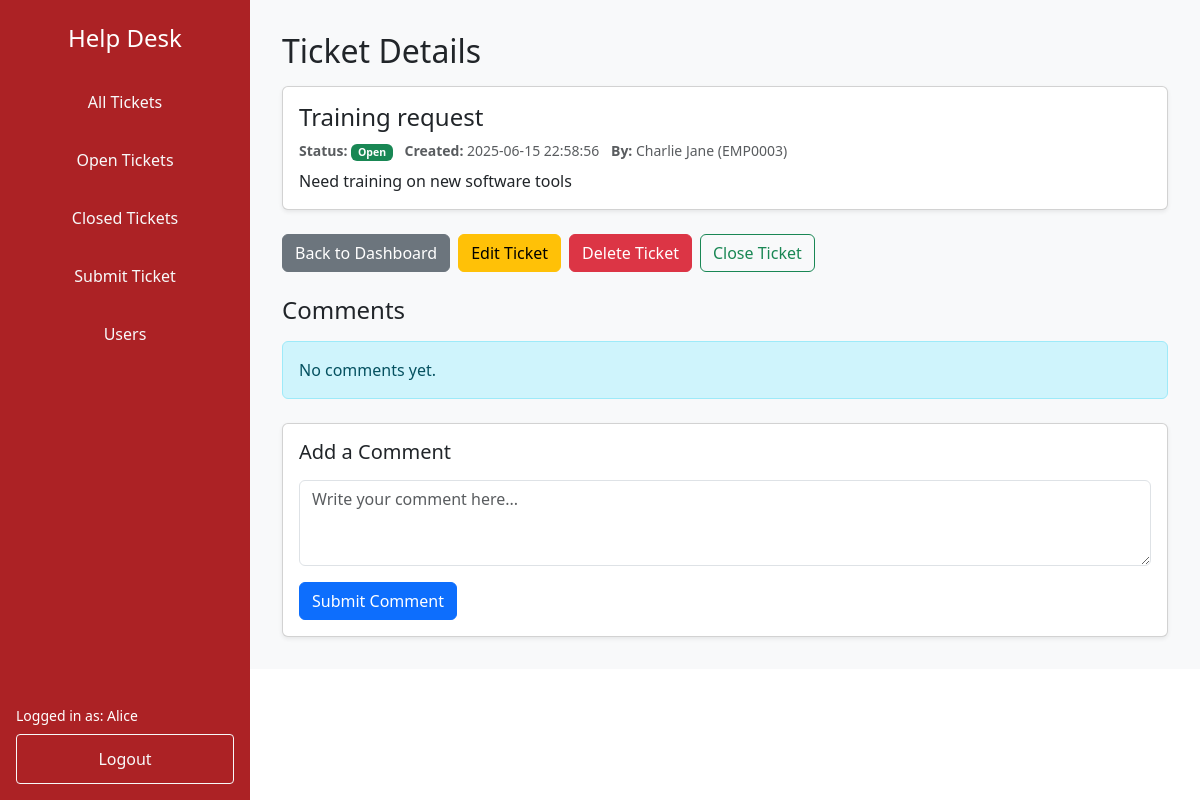
Page /ticket/19 (signed in) on the earlier database version.
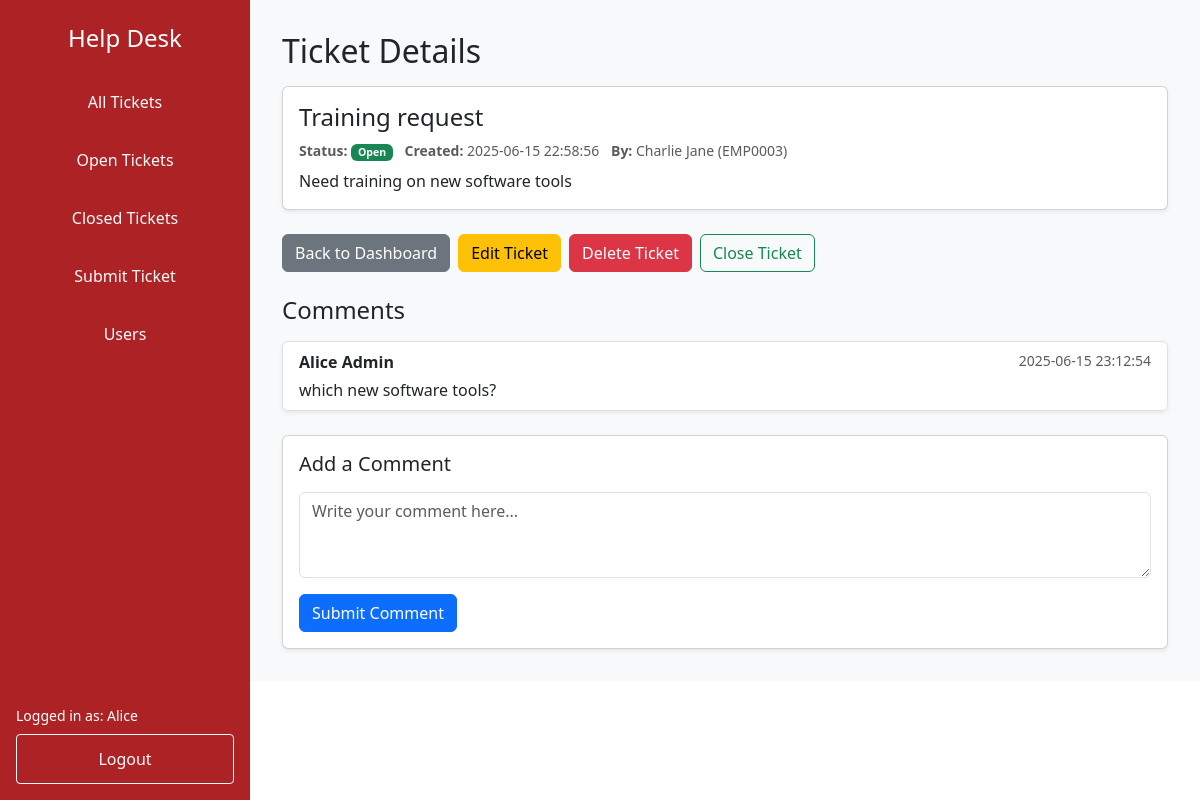
Same page on the later database version.
### tables this page shows
CREATE TABLE tickets (
    id INTEGER PRIMARY KEY AUTOINCREMENT,
    title TEXT NOT NULL,
    description TEXT NOT NULL,
    status TEXT DEFAULT 'Open',
    user_id INTEGER,
    created_at TIMESTAMP DEFAULT CURRENT_TIMESTAMP,
    updated_at TIMESTAMP DEFAULT CURRENT_TIMESTAMP,
    FOREIGN KEY (user_id) REFERENCES users(id) ON DELETE CASCADE
);

CREATE TABLE users (
  id INTEGER PRIMARY KEY AUTOINCREMENT,
  email TEXT NOT NULL UNIQUE,
  password TEXT NOT NULL,
  first_name TEXT,
  last_name TEXT,
  employee_id TEXT,
  role TEXT CHECK(role IN ('admin', 'employee')) NOT NULL
);

CREATE TABLE comments (
    id INTEGER PRIMARY KEY AUTOINCREMENT,
    ticket_id INTEGER NOT NULL,
    user_id INTEGER NOT NULL,
    content TEXT NOT NULL,
    created_at TIMESTAMP DEFAULT CURRENT_TIMESTAMP,
    FOREIGN KEY (ticket_id) REFERENCES tickets(id) ON DELETE CASCADE,
    FOREIGN KEY (user_id) REFERENCES users(id) ON DELETE CASCADE
);

### app.py (the view)
@app.route('/ticket/<int:ticket_id>')
def view_ticket(ticket_id):
    if 'user_id' not in session:
        return redirect(url_for('login'))
    db = get_db()
    ticket = db.execute('''
        SELECT t.*,
            u.employee_id,
            u.first_name || ' ' || u.last_name AS creator_name
        FROM tickets t
        JOIN users u ON t.user_id = u.id
        WHERE t.id = ?
    ''', (ticket_id,)).fetchone()
    comments = db.execute('''
        SELECT c.content, c.created_at, u.first_name || ' ' || u.last_name AS author
        FROM comments c
        JOIN users u ON c.user_id = u.id
        WHERE c.ticket_id = ?
        ORDER BY c.created_at
    ''', (ticket_id,)).fetchall()
    return render_template('view_ticket.html', ticket=ticket, comments=comments)

### app.py (called while the page is built)
def connect_db():
    rv = sqlite3.connect(app.config['DATABASE'])
    rv.row_factory = sqlite3.Row
    return rv

def get_db():
    if 'sqlite_db' not in g:
        g.sqlite_db = connect_db()
    return g.sqlite_db

### templates/view_ticket.html (shortened to what this page needs)
{% extends 'base_dashboard.html' %}
{% block content %}
<div class="mb-4">
  <h2 class="mb-3">Ticket Details</h2>
  <div class="card shadow-sm">
    <div class="card-body">
      <h4 class="mb-2">{{ ticket['title'] }}</h4>
      <div class="mb-2 text-muted small">
        <span class="me-2">
          <strong>Status:</strong>
          <span class="badge {{ 'bg-danger' if ticket['status'] == 'Closed' else 'bg-success' }}">
            {{ ticket['status'] }}
          </span>
        </span>
        <span class="me-2"><strong>Created:</strong> {{ ticket['created_at'] }}</span>
        <span><strong>By:</strong> {{ ticket['creator_name'] }} ({{ ticket['employee_id'] }})</span>
      </div>
      <p class="mb-0">{{ ticket['description'] }}</p>
    </div>
  </div>
</div>
<div class="d-flex flex-wrap gap-2 mb-4">
  <a href="{{ url_for('dashboard') }}" class="btn btn-secondary">Back to Dashboard</a>
  {% if session['user_id'] == ticket['user_id'] or session['role'] == 'admin' %}
    <a href="{{ url_for('edit_ticket', ticket_id=ticket['id']) }}" class="btn btn-warning">Edit Ticket</a>
  {% endif %}
  {% if session['role'] == 'admin' %}
    <form method="POST" action="{{ url_for('delete_ticket', ticket_id=ticket['id']) }}" onsubmit="return confirm('Are you sure you want to delete this ticket?');" class="m-0">
      <button type="submit" class="btn btn-danger">Delete Ticket</button>
    </form>
    {% if ticket['status'] != 'Closed' %}
      <form method="POST" action="{{ url_for('close_ticket', ticket_id=ticket['id']) }}" class="m-0">
        <button type="submit" class="btn btn-outline-success">Close Ticket</button>
      </form>
    {% endif %}
  {% endif %}
</div>
<div class="mb-4">
  <h4 class="mb-3">Comments</h4>
  {% if comments %}
    <ul class="list-group shadow-sm">
      {% for comment in comments %}
        <li class="list-group-item">
          <div class="d-flex justify-content-between mb-1">
            <strong>{{ comment['author'] }}</strong>
            <small class="text-muted">{{ comment['created_at'] }}</small>
          </div>
          <div>{{ comment['content'] }}</div>
        </li>
      {% endfor %}
    </ul>
  {% else %}
    <div class="alert alert-info">No comments yet.</div>
  {% endif %}
</div>
<div class="card shadow-sm">
  <div class="card-body">
    <h5 class="card-title mb-3">Add a Comment</h5>
    <form method="POST" action="{{ url_for('add_comment', ticket_id=ticket['id']) }}">
      <div class="mb-3">
        <textarea class="form-control" name="content" rows="3" placeholder="Write your comment here..." required></textarea>
      </div>
      <button type="submit" class="btn btn-primary">Submit Comment</button>
    </form>
  </div>
</div>
{% endblock %}

### templates/base_dashboard.html (shortened to what this page needs)
<!doctype html>
<html lang="en">
<head>
  <link href="https://cdn.jsdelivr.net/npm/bootstrap@5.3.3/dist/css/bootstrap.min.css" rel="stylesheet">
  <link href="{{ url_for('static', filename='css/style.css') }}" rel="stylesheet">
</head>
<body>
  {% if session.get('user_id') %}
    <div class="sidebar">
      <div class="nav-links">
        <h4 class="text-center mt-4 mb-4">Help Desk</h4>
        <a href="{{ url_for('dashboard') }}" class="btn w-100 mb-2">All Tickets</a>
        <a href="{{ url_for('dashboard') }}?status=Open" class="btn w-100 mb-2">Open Tickets</a>
        <a href="{{ url_for('dashboard') }}?status=Closed" class="btn w-100 mb-2">Closed Tickets</a>
        <a href="{{ url_for('submit_ticket') }}" class="btn w-100 mb-2">Submit Ticket</a>
        {% if session.get('role') == 'admin' %}
          <a href="{{ url_for('view_users') }}" class="btn w-100 mb-2">Users</a>
        {% endif %}
      </div>
      <div class="p-3">
        <div class="small mb-2">Logged in as: {{ session.get('first_name', 'Guest') }}</div>
        <a href="{{ url_for('logout') }}" class="btn btn-outline-light w-100">Logout</a>
      </div>
    </div>
  {% endif %}
  <div class="main-content {% if session.get('user_id') %}with-sidebar{% endif %}">
    {% block content %}{% endblock %}
  </div>
</body>
</html>

### static/css/style.css (style rules this page uses)
.sidebar { width: 250px; position: fixed; top: 0; bottom: 0; left: 0; background-color: lab(33.64% 57.08 46.95 / 0.867); color: #fff; display: flex; flex-direction: column; justify-content: space-between; }
.sidebar a { color: #f8f9fa; text-decoration: none; display: block; padding: 0.75rem 1rem; border-radius: 0.25rem; transition: background-color 0.2s, color 0.2s; }
.main-content { padding: 2rem; background-color: #f8f9fa; }
.with-sidebar { margin-left: 250px; }

Differences in the rows shown:
added comments: author "Alice Admin", created_at "2025-06-15 23:12:54", content "which new software tools?"
Other differences:
text no longer shown: "No comments yet."
